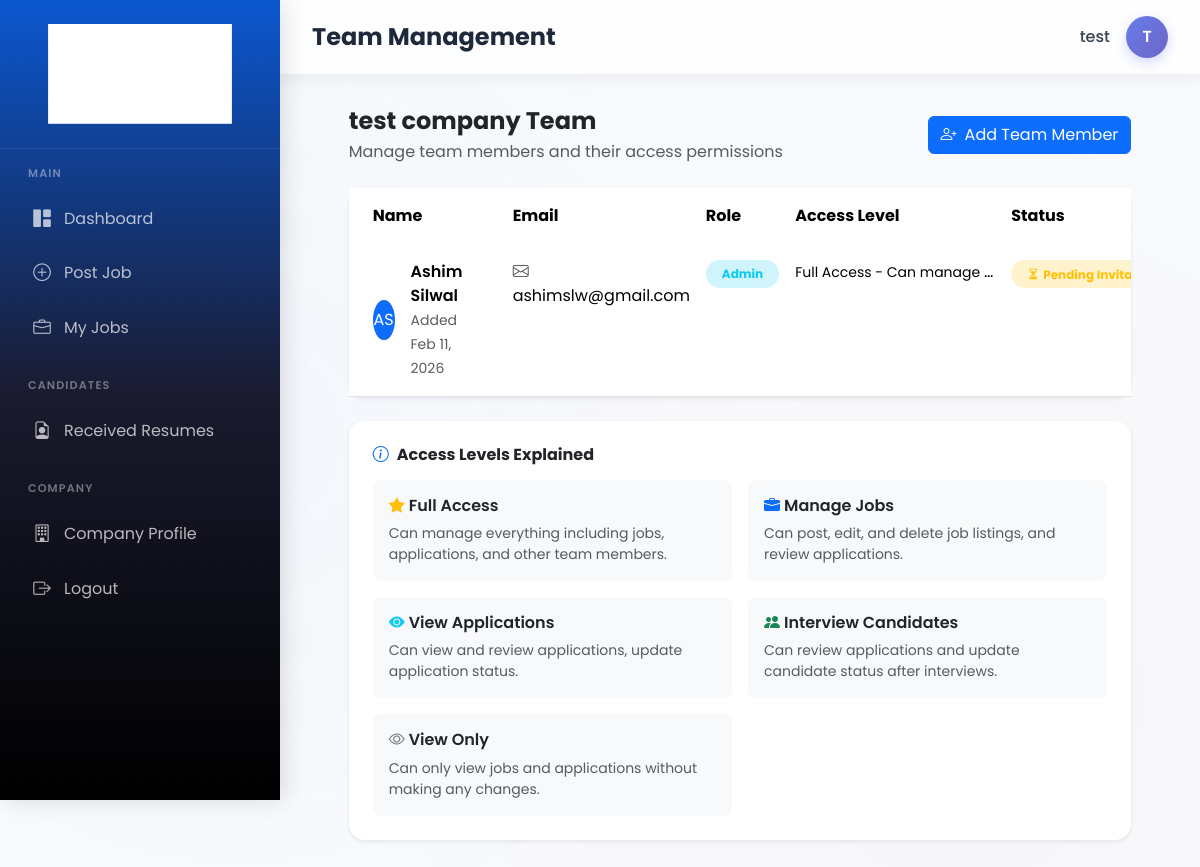
Page /accounts/team/ (signed in) on the committed database.
### accounts/models.py (models this page shows, shortened)
class Profile(models.Model):
    USER_TYPE_CHOICES = [
        ('recruiter', 'Recruiter'),
        ('jobseeker', 'Job Seeker'),
    ]
    user = models.OneToOneField(User, on_delete=models.CASCADE)
    user_type = models.CharField(max_length=10, choices=USER_TYPE_CHOICES)
    headline = models.CharField(max_length=200, blank=True)
    bio = models.TextField(blank=True)
    skills = models.TextField(blank=True, help_text="Comma-separated skills")
    experience_years = models.PositiveIntegerField(default=0)
    education = models.TextField(blank=True)
    resume = models.FileField(upload_to='resumes/', blank=True, null=True)
    phone = models.CharField(max_length=20, blank=True)
    location = models.CharField(max_length=100, blank=True)
    linkedin_url = models.URLField(blank=True)
    company_name = models.CharField(max_length=200, blank=True)
    company_website = models.URLField(blank=True)
    company_description = models.TextField(blank=True)

class TeamMember(models.Model):
    ROLE_CHOICES = [
        ('admin', 'Admin'),
        ('hr_manager', 'HR Manager'),
        ('recruiter', 'Recruiter'),
        ('hiring_manager', 'Hiring Manager'),
        ('interviewer', 'Interviewer'),
        ('viewer', 'Viewer'),
    ]
    PERMISSION_CHOICES = [
        ('full_access', 'Full Access - Can manage everything'),
        ('manage_jobs', 'Manage Jobs - Can post, edit, and delete jobs'),
        ('view_applications', 'View Applications - Can view and review applications'),
        ('interview_candidates', 'Interview Candidates - Can review and update application status'),
        ('view_only', 'View Only - Can only view jobs and applications'),
    ]
    company_owner = models.ForeignKey(User, on_delete=models.CASCADE, related_name='team_members')
    email = models.EmailField(unique=True)
    first_name = models.CharField(max_length=100)
    last_name = models.CharField(max_length=100)
    role = models.CharField(max_length=20, choices=ROLE_CHOICES, default='viewer')
    permissions = models.CharField(max_length=30, choices=PERMISSION_CHOICES, default='view_only')
    is_active = models.BooleanField(default=True)
    invited_at = models.DateTimeField(auto_now_add=True)
    invitation_token = models.UUIDField(default=uuid.uuid4, editable=False, db_index=True)
    invitation_accepted = models.BooleanField(default=False)
    invitation_accepted_at = models.DateTimeField(null=True, blank=True)
    user = models.OneToOneField(User, on_delete=models.SET_NULL, null=True, blank=True, related_name='team_membership')
    class Meta:
        ordering = ['-invited_at']
        unique_together = ['company_owner', 'email']
    def get_full_name(self):
        return f"{self.first_name} {self.last_name}"

### accounts/views.py (the view)
# urls.py: path('team/', views.team_members_view, name='team_members'),
@login_required
def team_members_view(request):
    profile = get_user_profile_safe(request)
    if profile is None or profile.user_type != 'recruiter':
        messages.error(request, 'Only recruiters can manage team members.')
        return redirect('accounts:home')
    team_members = TeamMember.objects.filter(company_owner=request.user)
    context = {
        'team_members': team_members,
        'profile': profile,
    }
    return render(request, 'accounts/team_members.html', context)

### accounts/views.py (called while the page is built)
def get_user_profile_safe(request):
    try:
        return request.user.profile
    except:
        return None

### accounts/templates/accounts/team_members.html (shortened to what this page needs)
{% extends 'dashboard_base.html' %}
{% block page_title %}Team Management{% endblock %}
{% block content %}
<div class="row justify-content-center">
    <div class="col-lg-11">
        <div class="d-flex justify-content-between align-items-center mb-4">
            <div>
                <h4 class="fw-bold mb-1">{{ profile.company_name }} Team</h4>
                <p class="text-muted mb-0">Manage team members and their access permissions</p>
            </div>
            <a href="{% url 'accounts:add_team_member' %}" class="btn btn-primary">
                <i class="bi bi-person-plus me-2"></i>Add Team Member
            </a>
        </div>
        {% if team_members %}
        <div class="card border-0 shadow-sm rounded-4">
            <div class="card-body p-0">
                <div class="table-responsive">
                    <table class="table table-hover mb-0">
                        <thead class="bg-light">
                            <tr>
                                <th class="border-0 px-4 py-3">Name</th>
                                <th class="border-0 py-3">Email</th>
                                <th class="border-0 py-3">Role</th>
                                <th class="border-0 py-3">Access Level</th>
                                <th class="border-0 py-3">Status</th>
                            </tr>
                        </thead>
                        <tbody>
                            {% for member in team_members %}
                            <tr>
                                <td class="px-4 py-3">
                                    <div class="d-flex align-items-center">
                                        <div class="avatar-sm bg-primary text-white rounded-circle d-flex align-items-center justify-content-center me-3" style="width: 40px; height: 40px;">
                                            {{ member.first_name|first }}{{ member.last_name|first }}
                                        </div>
                                        <div>
                                            <div class="fw-semibold">{{ member.get_full_name }}</div>
                                            <small class="text-muted">Added {{ member.invited_at|date:"M d, Y" }}</small>
                                        </div>
                                    </div>
                                </td>
                                <td class="py-3">
                                    <i class="bi bi-envelope me-1 text-muted"></i>{{ member.email }}
                                </td>
                                <td class="py-3">
                                    <span class="badge bg-info-subtle text-info rounded-pill px-3 py-2">
                                        {{ member.get_role_display }}
                                    </span>
                                </td>
                                <td class="py-3">
                                    <div class="text-truncate" style="max-width: 200px;">
                                        <small>{{ member.get_permissions_display }}</small>
                                    </div>
                                </td>
                                <td class="py-3">
                                    {% if not member.invitation_accepted %}
                                    <span class="badge bg-warning-subtle text-warning rounded-pill px-3 py-2">
                                        <i class="bi bi-hourglass-split me-1"></i>Pending Invitation
                                    </span>
                                    {% elif member.is_active %}
                                    <span class="badge bg-success-subtle text-success rounded-pill px-3 py-2">
                                        <i class="bi bi-check-circle me-1"></i>Active
                                    </span>
                                    {% else %}
                                    <span class="badge bg-secondary-subtle text-secondary rounded-pill px-3 py-2">
                                        <i class="bi bi-x-circle me-1"></i>Inactive
                                    </span>
                                    {% endif %}
                                </td>
                            </tr>
                            {% endfor %}
                        </tbody>
                    </table>
                </div>
            </div>
        </div>
        <div class="card border-0 shadow-sm rounded-4 mt-4">
            <div class="card-body p-4">
                <h6 class="fw-bold mb-3">
                    <i class="bi bi-info-circle text-primary me-2"></i>Access Levels Explained
                </h6>
                <div class="row g-3">
                    <div class="col-md-6">
                        <div class="bg-light rounded-3 p-3">
                            <h6 class="fw-semibold mb-2">
                                <i class="bi bi-star-fill text-warning me-1"></i>Full Access
                            </h6>
                            <p class="small text-muted mb-0">Can manage everything including jobs, applications, and other team members.</p>
                        </div>
                    </div>
                    <div class="col-md-6">
                        <div class="bg-light rounded-3 p-3">
                            <h6 class="fw-semibold mb-2">
                                <i class="bi bi-briefcase-fill text-primary me-1"></i>Manage Jobs
                            </h6>
                            <p class="small text-muted mb-0">Can post, edit, and delete job listings, and review applications.</p>
                        </div>
                    </div>
                    <div class="col-md-6">
                        <div class="bg-light rounded-3 p-3">
                            <h6 class="fw-semibold mb-2">
                                <i class="bi bi-eye-fill text-info me-1"></i>View Applications
                            </h6>
                            <p class="small text-muted mb-0">Can view and review applications, update application status.</p>
                        </div>
                    </div>
                    <div class="col-md-6">
                        <div class="bg-light rounded-3 p-3">
                            <h6 class="fw-semibold mb-2">
                                <i class="bi bi-people-fill text-success me-1"></i>Interview Candidates
                            </h6>
                            <p class="small text-muted mb-0">Can review applications and update candidate status after interviews.</p>
                        </div>
                    </div>
                    <div class="col-md-6">
                        <div class="bg-light rounded-3 p-3">
                            <h6 class="fw-semibold mb-2">
                                <i class="bi bi-eye text-secondary me-1"></i>View Only
                            </h6>
                            <p class="small text-muted mb-0">Can only view jobs and applications without making any changes.</p>
                        </div>
                    </div>
                </div>
            </div>
        </div>
        {% endif %}
    </div>
</div>
{% endblock %}

### templates/dashboard_base.html (shortened to what this page needs)
{% load static %}
<!DOCTYPE html>
<html lang="en">
<head>
    <link href="https://cdn.jsdelivr.net/npm/bootstrap@5.3.2/dist/css/bootstrap.min.css" rel="stylesheet">
    <link rel="stylesheet" href="https://cdn.jsdelivr.net/npm/bootstrap-icons@1.11.1/font/bootstrap-icons.css">
</head>
<body>
    <aside class="sidebar" id="sidebar">
        <div class="sidebar-header">
            <a href="{% url 'project_home' %}" class="sidebar-logo" style="justify-content: center;">
                <img src="{% static 'images/Blue_Logo.svg' %}" alt="Pro Recruiter AI" style="height: 100px; width: auto; filter: brightness(0) invert(1);">
            </a>
        </div>
        <nav class="sidebar-nav">
            {% with user_type=user.profile.user_type|default:"" %}
            {% if user_type == 'recruiter' %}
            <div class="nav-section">
                <div class="nav-section-title">Main</div>
                <a href="{% url 'jobs:recruiter_dashboard' %}" class="nav-link {% if request.resolver_match.url_name == 'recruiter_dashboard' %}active{% endif %}">
                    <i class="bi bi-grid-1x2-fill"></i> Dashboard
                </a>
                <a href="{% url 'jobs:post_job' %}" class="nav-link {% if request.resolver_match.url_name == 'post_job' %}active{% endif %}">
                    <i class="bi bi-plus-circle"></i> Post Job
                </a>
                <a href="{% url 'jobs:recruiter_jobs' %}" class="nav-link {% if request.resolver_match.url_name == 'recruiter_jobs' %}active{% endif %}">
                    <i class="bi bi-briefcase"></i> My Jobs
                </a>
            </div>
            <div class="nav-section">
                <div class="nav-section-title">Candidates</div>
                <a href="{% url 'jobs:view_all_applications' %}" class="nav-link {% if request.resolver_match.url_name == 'view_all_applications' or request.resolver_match.url_name == 'view_applications' %}active{% endif %}">
                    <i class="bi bi-file-earmark-person"></i> Received Resumes
                </a>
            </div>
            <div class="nav-section">
                <div class="nav-section-title">Company</div>
                <a href="{% url 'accounts:profile' %}" class="nav-link {% if request.resolver_match.url_name == 'profile' %}active{% endif %}">
                    <i class="bi bi-building"></i> Company Profile
                </a>
                <a href="{% url 'accounts:logout' %}" class="nav-link">
                    <i class="bi bi-box-arrow-right"></i> Logout
                </a>
            </div>
            {% endif %}
            {% endwith %}
        </nav>
    </aside>
    <main class="main-content">
        <header class="top-bar">
            <div class="d-flex align-items-center gap-3">
                <h1 class="page-title">{% block page_title %}Dashboard{% endblock %}</h1>
            </div>
            <div class="user-menu">
                <span class="user-name">{{ user.get_full_name|default:user.username }}</span>
                <div class="user-avatar">{{ user.first_name|first|default:user.username|first }}</div>
            </div>
        </header>
        <div class="content-area">
            {% block content %}{% endblock %}
        </div>
    </main>
</body>
</html>

### accounts/templates/accounts/team_members.html (style rules this page uses)
.bg-info-subtle { background-color: rgba(13, 202, 240, 0.1); }

### rows in the picture
Profile: company_name "test company"
TeamMember: first_name|first "A", last_name|first "S", get_full_name "Ashim Silwal", invited_at "Feb 11, 2026", email "ashimslw@gmail.com", role "Admin", permissions "Full Access - Can manage…", invitation_accepted False (drawn)

### other values in the picture
{{ user.get_full_name|default:user.username }} "test"
{{ user.first_name|first|default:user.username|first }} "T"
